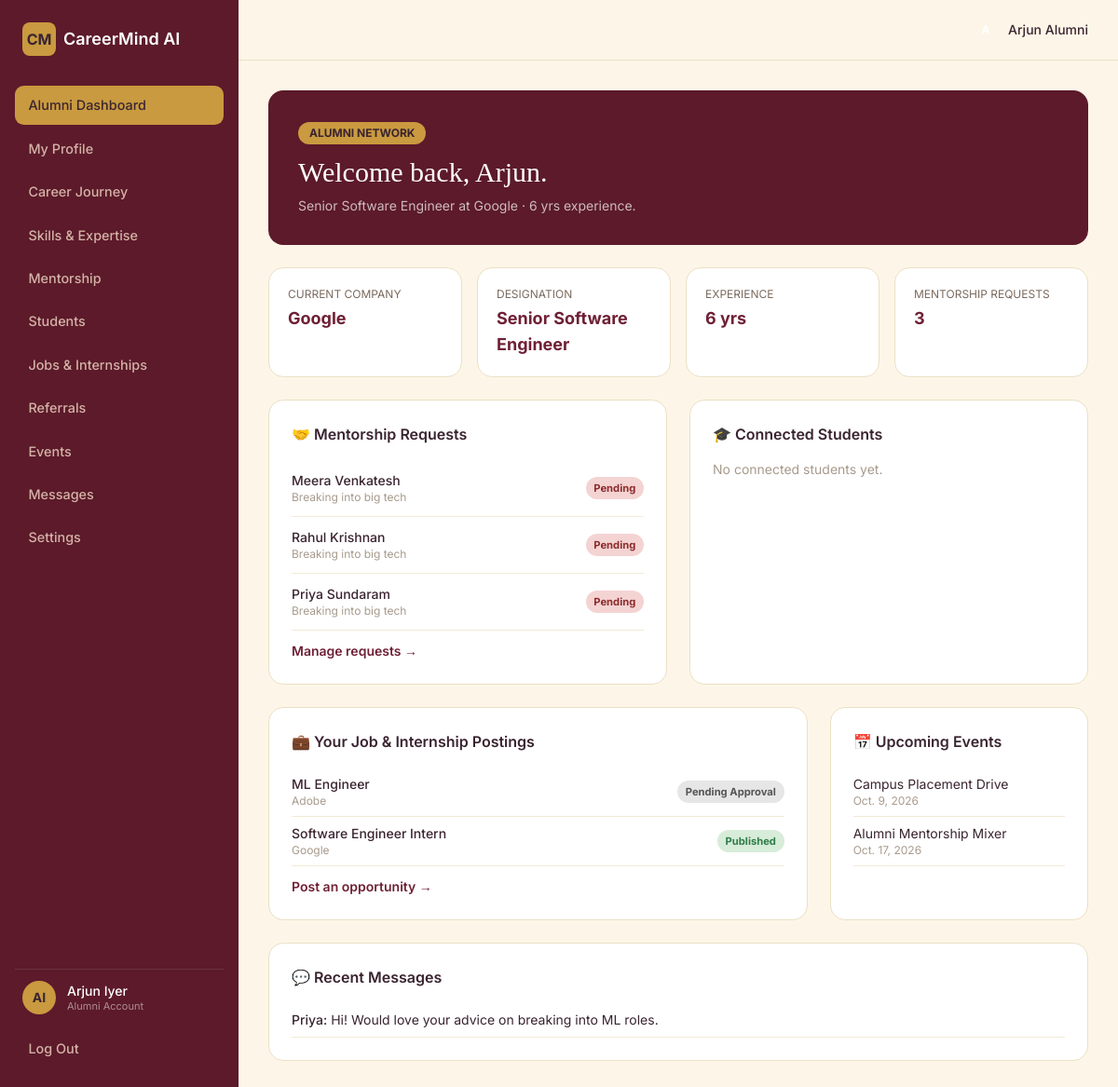
Page /alumni/ (signed in) on the committed database.
### roles/models.py (models this page shows, shortened)
class AlumniDetail(models.Model):
    profile = models.OneToOneField(Profile, on_delete=models.CASCADE, related_name='alumni_detail')
    current_company = models.CharField(max_length=120, default='—')
    designation = models.CharField(max_length=120, default='—')
    graduation_year = models.PositiveIntegerField(default=2022)
    experience_years = models.PositiveIntegerField(default=1)
    industry = models.CharField(max_length=120, default='Technology')
    bio = models.TextField(blank=True, default='')
    willing_to_mentor = models.BooleanField(default=True)

class MentorshipRequest(models.Model):
    STATUS_CHOICES = [('pending', 'Pending'), ('accepted', 'Accepted'), ('declined', 'Declined'), ('completed', 'Completed')]
    student = models.ForeignKey(User, on_delete=models.CASCADE, related_name='mentorship_requests_made')
    alumni = models.ForeignKey(User, null=True, blank=True, on_delete=models.SET_NULL, related_name='mentorship_requests_received')
    topic = models.CharField(max_length=150, default='Career Guidance')
    status = models.CharField(max_length=10, choices=STATUS_CHOICES, default='pending')
    created_at = models.DateTimeField(auto_now_add=True)
    class Meta:
        ordering = ['-created_at']

class Opportunity(models.Model):
    KIND_CHOICES = [('job', 'Job'), ('internship', 'Internship')]
    STATUS_CHOICES = [
        ('pending', 'Pending Approval'), ('open', 'Published'),
        ('rejected', 'Rejected'), ('closed', 'Closed'),
    ]
    title = models.CharField(max_length=150)
    company = models.CharField(max_length=120)
    kind = models.CharField(max_length=12, choices=KIND_CHOICES, default='job')
    location = models.CharField(max_length=120, default='Remote')
    pay = models.CharField(max_length=80, blank=True, default='')
    status = models.CharField(max_length=12, choices=STATUS_CHOICES, default='open')
    posted_by_alumni = models.ForeignKey(User, null=True, blank=True, on_delete=models.SET_NULL, related_name='posted_opportunities')
    deadline = models.DateField(null=True, blank=True)
    created_at = models.DateTimeField(auto_now_add=True)
    skills = models.CharField(max_length=300, blank=True, default='',
                              help_text="Comma-separated, e.g. Python, SQL, Django")
    eligibility = models.CharField(max_length=200, blank=True, default='')
    description = models.TextField(blank=True, default='')
    application_url = models.URLField(blank=True, default='')
    review_note = models.CharField(max_length=300, blank=True, default='')
    reviewed_by = models.ForeignKey(User, null=True, blank=True, on_delete=models.SET_NULL, related_name='reviewed_opportunities')
    reviewed_at = models.DateTimeField(null=True, blank=True)
    class Meta:
        ordering = ['-created_at']

class CareerEvent(models.Model):
    title = models.CharField(max_length=150)
    description = models.TextField(blank=True, default='')
    event_date = models.DateField()
    location = models.CharField(max_length=120, default='Campus Auditorium')
    organizer = models.CharField(max_length=120, default='Placement Cell')
    class Meta:
        ordering = ['event_date']

class Message(models.Model):
    sender = models.ForeignKey(User, on_delete=models.CASCADE, related_name='sent_messages')
    recipient = models.ForeignKey(User, on_delete=models.CASCADE, related_name='received_messages')
    body = models.TextField()
    created_at = models.DateTimeField(auto_now_add=True)
    class Meta:
        ordering = ['-created_at']

### roles/views_alumni.py (the view)
@role_required('alumni')
def dashboard(request):
    profile, detail = _alumni_detail(request.user)
    mentorship_requests = MentorshipRequest.objects.filter(alumni=request.user, status='pending').select_related('student')
    connected_students = MentorshipRequest.objects.filter(alumni=request.user, status='accepted').select_related('student')
    opportunities = Opportunity.objects.filter(posted_by_alumni=request.user)[:5]
    upcoming_events = CareerEvent.objects.filter(event_date__gte=timezone.now().date())[:4]
    recent_messages = Message.objects.filter(recipient=request.user).select_related('sender')[:5]
    context = dict(
        profile=profile, detail=detail, active='dashboard',
        mentorship_requests=mentorship_requests, connected_students=connected_students,
        opportunities=opportunities, upcoming_events=upcoming_events, recent_messages=recent_messages,
    )
    return render(request, 'alumni/dashboard.html', context)

### roles/views_alumni.py (called while the page is built)
def _alumni_detail(user):
    profile, _ = Profile.objects.get_or_create(user=user)
    detail, _ = AlumniDetail.objects.get_or_create(profile=profile)
    return profile, detail

### templates/alumni/dashboard.html (shortened to what this page needs)
{% extends "alumni/base_alumni.html" %}
{% block content %}
<div class="bg-maroon-900 rounded-2xl p-8 mb-6">
  <span class="inline-block bg-gold text-maroon-900 text-xs font-bold px-3 py-1 rounded-full mb-3">ALUMNI NETWORK</span>
  <h1 class="font-serif-display text-white text-3xl mb-2">Welcome back, {{ request.user.first_name }}.</h1>
  <p class="text-white/70 text-sm max-w-2xl">{{ detail.designation }} at {{ detail.current_company }} · {{ detail.experience_years }} yrs experience.</p>
</div>
<div class="grid grid-cols-2 md:grid-cols-4 gap-4 mb-6">
  <div class="card p-5"><div class="text-xs text-[#7a6a5e] mb-1">CURRENT COMPANY</div><div class="text-lg font-bold text-maroon">{{ detail.current_company }}</div></div>
  <div class="card p-5"><div class="text-xs text-[#7a6a5e] mb-1">DESIGNATION</div><div class="text-lg font-bold text-maroon">{{ detail.designation }}</div></div>
  <div class="card p-5"><div class="text-xs text-[#7a6a5e] mb-1">EXPERIENCE</div><div class="text-lg font-bold text-maroon">{{ detail.experience_years }} yrs</div></div>
  <div class="card p-5"><div class="text-xs text-[#7a6a5e] mb-1">MENTORSHIP REQUESTS</div><div class="text-lg font-bold text-maroon">{{ mentorship_requests|length }}</div></div>
</div>
<div class="grid md:grid-cols-2 gap-6 mb-6">
  <div class="card p-6">
    <h3 class="font-semibold mb-4">🤝 Mentorship Requests</h3>
    {% for m in mentorship_requests %}
    <div class="flex items-center justify-between border-b border-[#f3ead6] py-3">
      <div>
        <div class="text-sm font-medium">{{ m.student.first_name }} {{ m.student.last_name }}</div>
        <div class="text-xs text-[#a89a8c]">{{ m.topic }}</div>
      </div>
      <span class="badge badge-high">Pending</span>
    </div>
    {% empty %}<p class="text-sm text-[#a89a8c]">No pending requests.</p>{% endfor %}
    <a href="{% url 'alumni:mentorship' %}" class="text-maroon text-sm font-semibold mt-3 inline-block">Manage requests →</a>
  </div>
  <div class="card p-6">
    <h3 class="font-semibold mb-4">🎓 Connected Students</h3>
    {% for c in connected_students %}
    <div class="text-sm py-2 border-b border-[#f3ead6]">{{ c.student.first_name }} {{ c.student.last_name }} <span class="text-xs text-[#a89a8c]">— {{ c.topic }}</span></div>
    {% empty %}<p class="text-sm text-[#a89a8c]">No connected students yet.</p>{% endfor %}
  </div>
</div>
<div class="grid md:grid-cols-3 gap-6">
  <div class="card p-6 md:col-span-2">
    <h3 class="font-semibold mb-4">💼 Your Job & Internship Postings</h3>
    {% for o in opportunities %}
    <div class="flex justify-between items-center border-b border-[#f3ead6] py-2">
      <div><div class="text-sm font-medium">{{ o.title }}</div><div class="text-xs text-[#a89a8c]">{{ o.company }}</div></div>
      <span class="badge badge-{% if o.status == 'open' %}growing{% else %}low{% endif %}">{{ o.get_status_display }}</span>
    </div>
    {% empty %}<p class="text-sm text-[#a89a8c]">You haven't posted any opportunities yet.</p>{% endfor %}
    <a href="{% url 'alumni:opportunities' %}" class="text-maroon text-sm font-semibold mt-3 inline-block">Post an opportunity →</a>
  </div>
  <div class="card p-6">
    <h3 class="font-semibold mb-4">📅 Upcoming Events</h3>
    {% for e in upcoming_events %}
    <div class="text-sm py-2 border-b border-[#f3ead6]">{{ e.title }}<div class="text-xs text-[#a89a8c]">{{ e.event_date }}</div></div>
    {% empty %}<p class="text-sm text-[#a89a8c]">Nothing on the calendar.</p>{% endfor %}
  </div>
</div>
<div class="card p-6 mt-6">
  <h3 class="font-semibold mb-4">💬 Recent Messages</h3>
  {% for m in recent_messages %}
  <div class="text-sm py-2 border-b border-[#f3ead6]"><span class="font-medium">{{ m.sender.first_name }}:</span> {{ m.body|truncatechars:80 }}</div>
  {% empty %}<p class="text-sm text-[#a89a8c]">No messages yet.</p>{% endfor %}
</div>
{% endblock %}

### templates/alumni/base_alumni.html (shortened to what this page needs)
{% extends "partials/role_base.html" %}
{% block account_label %}Alumni Account{% endblock %}
{% block topbar_role_label %}Alumni{% endblock %}
{% block nav_items %}
  <a href="{% url 'alumni:dashboard' %}" class="sidebar-link {% if active == 'dashboard' %}active{% endif %}">Alumni Dashboard</a>
  <a href="{% url 'alumni:profile' %}" class="sidebar-link {% if active == 'profile' %}active{% endif %}">My Profile</a>
  <a href="{% url 'alumni:career_journey' %}" class="sidebar-link {% if active == 'journey' %}active{% endif %}">Career Journey</a>
  <a href="{% url 'alumni:skills' %}" class="sidebar-link {% if active == 'skills' %}active{% endif %}">Skills &amp; Expertise</a>
  <a href="{% url 'alumni:mentorship' %}" class="sidebar-link {% if active == 'mentorship' %}active{% endif %}">Mentorship</a>
  <a href="{% url 'alumni:students' %}" class="sidebar-link {% if active == 'students' %}active{% endif %}">Students</a>
  <a href="{% url 'alumni:opportunities' %}" class="sidebar-link {% if active == 'opportunities' %}active{% endif %}">Jobs &amp; Internships</a>
  <a href="{% url 'alumni:referrals' %}" class="sidebar-link {% if active == 'referrals' %}active{% endif %}">Referrals</a>
  <a href="{% url 'alumni:events' %}" class="sidebar-link {% if active == 'events' %}active{% endif %}">Events</a>
  <a href="{% url 'alumni:messages' %}" class="sidebar-link {% if active == 'messages' %}active{% endif %}">Messages</a>
  <a href="{% url 'alumni:settings' %}" class="sidebar-link {% if active == 'settings' %}active{% endif %}">Settings</a>
{% endblock %}

### templates/partials/role_base.html (shortened to what this page needs)
{% load static %}
<!DOCTYPE html>
<html lang="en">
<head>
<script src="https://cdn.tailwindcss.com"></script>
<link rel="stylesheet" href="{% static 'css/style.css' %}">
</head>
<body class="min-h-screen flex">
<aside id="cmSidebar" class="cm-sidebar hidden md:flex w-64 bg-maroon-900 flex-col justify-between py-6 px-4 min-h-screen sticky top-0 shrink-0">
  <div>
    <div class="flex items-center gap-2 px-2 mb-8">
      <div class="w-9 h-9 rounded-lg bg-gold flex items-center justify-center text-maroon-900 font-bold">CM</div>
      <span class="text-white font-semibold text-lg">CareerMind AI</span>
    </div>
    <nav class="space-y-1">
      {% block nav_items %}{% endblock %}
    </nav>
  </div>
  <div>
    <div class="flex items-center gap-3 px-2 py-3 border-t border-white/10">
      <div class="w-9 h-9 rounded-full bg-gold flex items-center justify-center text-maroon-900 font-bold text-sm">
        {{ request.user.first_name|first|upper }}{{ request.user.last_name|first|upper }}
      </div>
      <div class="leading-tight">
        <div class="text-white text-sm font-medium">{{ request.user.first_name }} {{ request.user.last_name }}</div>
        <div class="text-[11px] text-white/50">{% block account_label %}Account{% endblock %}</div>
      </div>
    </div>
    <a href="{% url 'logout' %}" class="sidebar-link mt-1">Log Out</a>
  </div>
</aside>
<div class="flex-1 min-h-screen flex flex-col">
  <header class="bg-cream px-4 md:px-8 py-4 flex items-center justify-between border-b border-[#ecdfc4]">
    <div class="flex items-center gap-4 pl-6">
      <div class="flex items-center gap-2">
        <div class="w-8 h-8 rounded-full bg-maroon-800 text-white flex items-center justify-center text-xs font-bold">
        </div>
        <span class="text-sm font-medium">{{ request.user.first_name }} {% block topbar_role_label %}{% endblock %}</span>
      </div>
    </div>
  </header>
  <main class="flex-1 p-4 md:p-8 min-w-0">
    {% block content %}{% endblock %}
  </main>
</div>
</body>
</html>

### static/css/style.css (style rules this page uses)
:root { --maroon-900:#5c1a2a; --maroon-800:#6f2035; --maroon-700:#84293f; --maroon-600:#9c3049; --gold:#c99a3f; --gold-light:#e0be6f; --cream:#fdf6e8; --cream-2:#f6ecd8; --ink:#3a2430; }
body { font-family:'Inter',ui-sans-serif,system-ui,sans-serif; background:var(--cream); color:var(--ink); }
.font-serif-display { font-family:'Playfair Display', Georgia, serif; }
.bg-maroon-900 { background:var(--maroon-900); }
.text-maroon { color:var(--maroon-800); }
.bg-gold { background:var(--gold); }
.bg-cream { background:var(--cream); }
.card { background:#fff; border:1px solid #ecdfc4; border-radius:1rem; }
.sidebar-link { display:flex;align-items:center;gap:.65rem; padding:.65rem .9rem;border-radius:.6rem; color:#f3d9c7cc;font-size:.9rem;font-weight:500; transition:.15s; }
.sidebar-link.active { background:var(--gold);color:#3a2430; }
.badge { font-size:.7rem;font-weight:700;padding:.2rem .55rem;border-radius:999px; }
.badge-high { background:#f4d3d3;color:#8c2c2c; }
.badge-low { background:#e6e6e6;color:#555; }
.badge-growing { background:#d7ecd9;color:#2f7d4a; }

### rows in the picture
AlumniDetail: designation "Senior Software Engineer", current_company "Google", experience_years "6"
MentorshipRequest: student.first_name "Meera", student.last_name "Venkatesh", topic "Breaking into big tech"
MentorshipRequest: student.first_name "Rahul", student.last_name "Krishnan", topic "Breaking into big tech"
MentorshipRequest: student.first_name "Priya", student.last_name "Sundaram", topic "Breaking into big tech"
Opportunity: title "ML Engineer", company "Adobe", status "Pending Approval"
Opportunity: title "Software Engineer Intern", company "Google", status "Published"
CareerEvent: title "Campus Placement Drive", event_date "Oct. 9, 2026"
CareerEvent: title "Alumni Mentorship Mixer", event_date "Oct. 17, 2026"
Message: sender.first_name "Priya", body "Hi! Would love your advice on breaking into ML roles."

### other values in the picture
{{ request.user.first_name|first|upper }} "A"
{{ request.user.last_name|first|upper }} "I"
{{ request.user.first_name }} "Arjun"
{{ request.user.last_name }} "Iyer"
{{ mentorship_requests|length }} "3"
